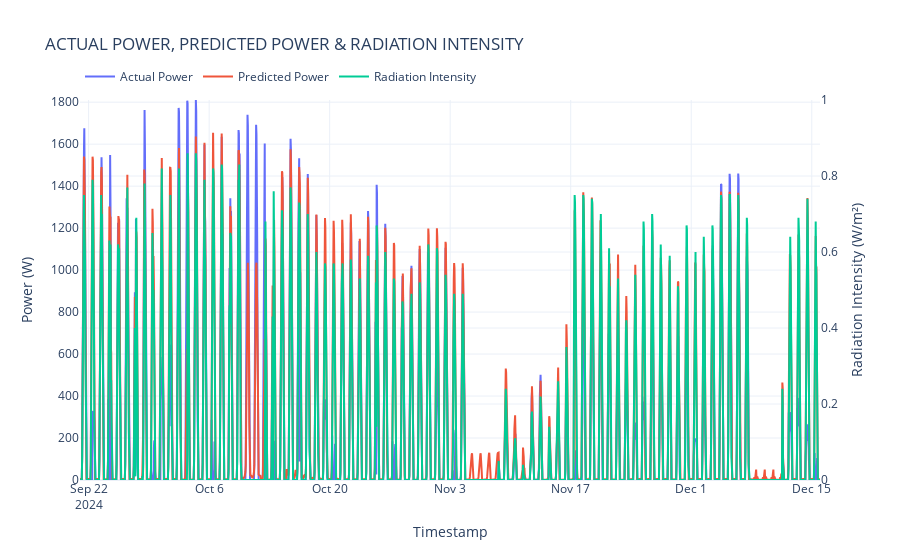

The notebook cell this image was saved under:
### Markdown cell above
#### ACTUAL & PREDICTED VALUES AGAINST RADIATION INTENSITY AT HOUR

### Code cell
# Prepare a DataFrame for plotting actual, predicted values, and radiation_intensity
plot_df = df[['timestamp', 'inverter_power', 'Predicted Power', 'radiation_intensity']]

# Create the figure
fig = go.Figure()

# Plot actual inverter power on primary y-axis
fig.add_trace(go.Scatter(x=plot_df['timestamp'], y=plot_df['inverter_power'], mode='lines', name='Actual Power', yaxis='y1'))

# Plot predicted inverter power on primary y-axis
fig.add_trace(go.Scatter(x=plot_df['timestamp'], y=plot_df['Predicted Power'], mode='lines', name='Predicted Power', yaxis='y1'))

# Plot radiation intensity on secondary y-axis
fig.add_trace(go.Scatter(x=plot_df['timestamp'], y=plot_df['radiation_intensity'], mode='lines', name='Radiation Intensity', yaxis='y2'))

# Update layout for secondary y-axis
fig.update_layout(
    title='ACTUAL POWER, PREDICTED POWER & RADIATION INTENSITY',   
    xaxis_title='Timestamp',
    yaxis=dict(
        title='Power (W)',
        side='left',
        rangemode='tozero',  # Ensure the primary y-axis starts from zero
        range=[0, max(plot_df['inverter_power'].max(), plot_df['Predicted Power'].max())]  # Enforcing minimum value to 0
    ),
    yaxis2=dict(
        title='Radiation Intensity (W/m²)',
        side='right',
        overlaying='y',
        rangemode='tozero',  # Ensure the secondary y-axis starts from zero
        range=[0, max(plot_df['radiation_intensity'].max(), 1)]  # Enforcing minimum value to 0
    ),
    legend=dict(x=0, y=1.1, orientation='h'),
    template='plotly_white'
)

# Show the plot
fig.show()

### Figure 1 — Plotly figure (JSON) as saved in the notebook; plotly's stock layout.template omitted (floating-point values rounded to 4 significant figures; data arrays with more than 128 entries replaced by an {"elided": "..."} marker saying what was removed)
{"data": [{"mode": "lines", "name": "Actual Power", "type": "scatter", "x": {"elided": "2063 str values"}, "y": {"elided": "2063 float values"}, "yaxis": "y"}, {"mode": "lines", "name": "Predicted Power", "type": "scatter", "x": {"elided": "2063 str values"}, "y": {"elided": "2063 float values"}, "yaxis": "y"}, {"mode": "lines", "name": "Radiation Intensity", "type": "scatter", "x": {"elided": "2063 str values"}, "y": {"elided": "2063 float values"}, "yaxis": "y2"}], "layout": {"legend": {"orientation": "h", "x": 0, "y": 1.1}, "title": {"text": "ACTUAL POWER, PREDICTED POWER & RADIATION INTENSITY"}, "xaxis": {"title": {"text": "Timestamp"}}, "yaxis": {"range": [0, 1810.0], "rangemode": "tozero", "side": "left", "title": {"text": "Power (W)"}}, "yaxis2": {"overlaying": "y", "range": [0, 1], "rangemode": "tozero", "side": "right", "title": {"text": "Radiation Intensity (W/m²)"}}}}
